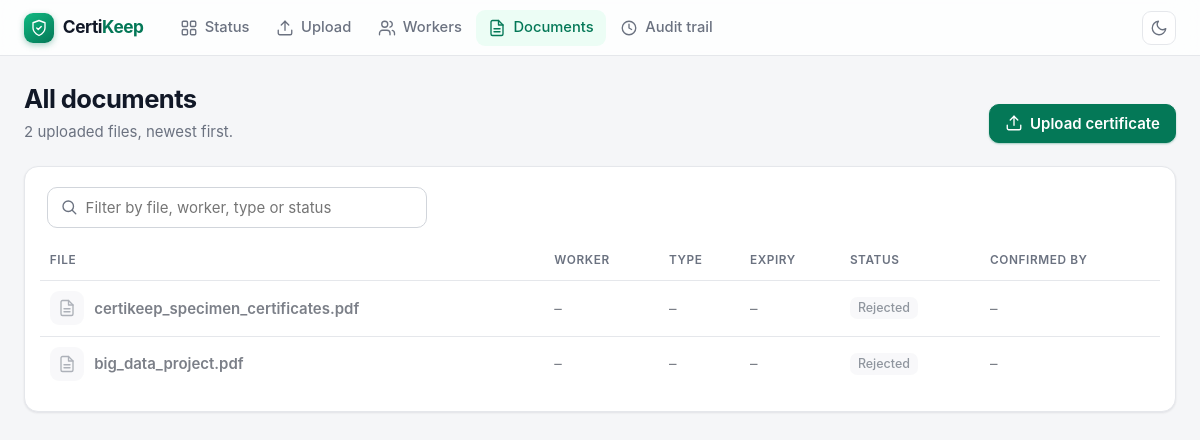
Screenshot of /documents with the database file from the repository.
### tables this page shows
CREATE TABLE documents (
    id                INTEGER PRIMARY KEY,
    original_name     TEXT NOT NULL,
    stored_name       TEXT NOT NULL,
    mime_type         TEXT NOT NULL,
    uploaded_at       TEXT NOT NULL,
    uploaded_by       TEXT NOT NULL,
    -- what the AI said (kept unchanged for the audit trail)
    ai_json           TEXT,
    ai_model          TEXT,
    ai_readable       INTEGER NOT NULL DEFAULT 0,
    ai_error          TEXT,
    ai_latency_s      REAL,
    -- 'pending' while the AI read runs in the background, then 'done'
    ai_status         TEXT NOT NULL DEFAULT 'done',
    ai_started_at     TEXT,
    -- current values (AI suggestion, later corrected/confirmed by a person)
    worker_id         INTEGER REFERENCES workers(id) ON DELETE SET NULL,
    worker_name       TEXT,
    certificate_type  TEXT,
    issue_date        TEXT,
    expiry_date       TEXT,
    confidences       TEXT NOT NULL DEFAULT '{}',
    -- human confirmation = audit trail
    confirmed_by      TEXT,
    confirmed_at      TEXT,
    rejected          INTEGER NOT NULL DEFAULT 0
);

### certikeep/__init__.py (the view)
    @app.get("/documents")
    def documents():
        docs = get_db().execute("SELECT * FROM documents ORDER BY id DESC").fetchall()
        return render_template("documents.html", docs=docs)

### certikeep/db.py (called while the page is built)
def get_db() -> sqlite3.Connection:
    if "db" not in g:
        g.db = sqlite3.connect(current_app.config["DATABASE"], timeout=15)
        g.db.row_factory = sqlite3.Row
        g.db.execute("PRAGMA foreign_keys = ON")
    return g.db

### certikeep/domain.py (called while the page is built, shortened)
def parse_date(value: str | None) -> date | None:
    if not value:
        return None

def status(confirmed: bool, expiry_date: str | None, today: date | None = None) -> str:
    today = today or date.today()
    expiry = parse_date(expiry_date)
    if not confirmed or expiry is None:
        return "needs_review"

### certikeep/icons.py (called while the page is built)
def icon(name: str, cls: str = "") -> Markup:
    return Markup(f'<svg class="ic {cls}" viewBox="0 0 24 24" width="18" height="18" fill="none" '
                  f'stroke="currentColor" stroke-width="1.8" stroke-linecap="round" stroke-linejoin="round" '
                  f'aria-hidden="true">{_ICONS[name]}</svg>')

### certikeep/templates/documents.html (shortened to what this page needs)
{% extends "base.html" %}
{% block content %}
<div class="pagehead">
  <div>
    <h1>All documents</h1>
    <p class="sub">{{ docs|length }} uploaded file{{ '' if docs|length == 1 else 's' }}, newest first.</p>
  </div>
  <a class="btn primary" href="{{ url_for('upload') }}">{{ icon('upload') }}Upload certificate</a>
</div>
<section class="card">
{% if docs %}
<label class="search">{{ icon('search') }}<input type="search" id="doc-filter" placeholder="Filter by file, worker, type or status" aria-label="Filter documents"></label>
<div class="table-wrap">
<table id="doc-table">
  <thead><tr><th>File</th><th>Worker</th><th>Type</th><th>Expiry</th><th>Status</th><th>Confirmed by</th></tr></thead>
  <tbody>
  {% for d in docs %}
    {% set st = doc_status(d) %}
    <tr class="{{ 'rejected' if d.rejected }}">
      <td><a class="filelink" href="{{ url_for('review', doc_id=d.id) }}"><span class="fileicon">{{ icon('file') }}</span>{{ d.original_name }}</a></td>
      <td>{{ d.worker_name or '–' }}</td>
      <td>{{ CERT_TYPES.get(d.certificate_type, '–') }}</td>
      <td class="nowrap">{{ d.expiry_date|pretty_date }}</td>
      <td>{% if d.rejected %}<span class="tag">Rejected</span>
          {% elif d.ai_status == 'pending' %}<span class="tag info"><i class="spinner"></i>AI reading…</span>
          {% else %}<span class="chip s-{{ st }}"><i class="dot"></i>{{ STATUS_LABELS[st] }}</span>{% endif %}</td>
      <td>{{ d.confirmed_by or '–' }}{% if d.confirmed_at %}<br><span class="muted small">{{ d.confirmed_at|pretty_dt }}</span>{% endif %}</td>
    </tr>
  {% endfor %}
  </tbody>
</table>
</div>
{% else %}
  <div class="empty">
    <span class="empty-ic">{{ icon('file') }}</span>
    <p><b>No documents yet.</b><br><span class="muted">Upload a certificate scan or photo to get started.</span></p>
    <a class="btn" href="{{ url_for('upload') }}">{{ icon('upload') }}Upload certificate</a>
  </div>
{% endif %}
</section>
{% endblock %}

### certikeep/static/style.css (style rules this page uses)
:root { --bg: #f5f6f8; --surface: #ffffff; --surface-2: #f3f4f6; --hover: #f7f8fa; --ink: #111827; --ink-2: #374151; --muted: #6b7280; --line: #e5e7eb; --line-strong: #d1d5db; --accent: #047857; --accent-hover: #065f46; --accent-text: #047857; --accent-soft: #ecfdf5; --ring: rgba(4, 120, 87, .22); --shadow: 0 1px 2px rgba(16, 24, 40, .05), 0 1px 3px rgba(16, 24, 40, .04); --shadow-lg: 0 10px 30px -12px rgba(16, 24, 40, .22); --topbar: rgba(255, 255, 255, .82); --valid: #047857; --valid-bg: #ecfdf5; --valid-dot: #10b981; --e60: #a16207; --e60-bg: #fefce8; --e60-dot: #eab308; --e30: #c2410c; --e30-bg: #fff7ed; --e30-dot: #f97316; --expired: #b91c1c; --expired-bg: #fef2f2; --expired-dot: #ef4444; --missing: #4b5563; --missing-bg: #f3f4f6; --missing-dot: #9ca3af; --review: #4338ca; --review-bg: #eef2ff; --review-dot: #6366f1; --avatar-bg: hsl(var(--h, 160) 60% 92%); --avatar-ink: hsl(var(--h, 160) 45% 28%); --radius: 14px; --radius-sm: 10px; color-scheme: light; }
* { box-sizing: border-box; }
html { -webkit-text-size-adjust: 100%; }
body { margin: 0; font: 15px/1.55 Inter, ui-sans-serif, system-ui, -apple-system, "Segoe UI", Roboto, "Helvetica Neue", sans-serif; background: var(--bg); color: var(--ink); -webkit-font-smoothing: antialiased; }
a { color: var(--accent-text); text-decoration: none; }
h1 { font-size: 1.6rem; line-height: 1.2; margin: 0; letter-spacing: -.022em; font-weight: 680; text-wrap: balance; }
p { margin: 0 0 .75rem; }
.nowrap { white-space: nowrap; }
.ic { flex: none; vertical-align: -3px; }
.pagehead { display: flex; align-items: flex-end; justify-content: space-between; gap: 1rem; margin-bottom: 1.4rem; flex-wrap: wrap; }
.sub { color: var(--muted); margin: .3rem 0 0; max-width: 70ch; }
.card { background: var(--surface); border: 1px solid var(--line); border-radius: var(--radius); padding: 1.25rem 1.35rem; margin-bottom: 1.1rem; box-shadow: var(--shadow); }
.btn { display: inline-flex; align-items: center; justify-content: center; gap: .45rem; min-height: 38px; padding: .45rem .95rem; border: 1px solid var(--line-strong); border-radius: var(--radius-sm); background: var(--surface); color: var(--ink); font: inherit; font-weight: 560; cursor: pointer; white-space: nowrap; transition: background .15s, border-color .15s, box-shadow .15s, transform .05s; }
.btn.primary { background: var(--accent); border-color: var(--accent); color: #fff; box-shadow: 0 1px 2px rgba(4, 120, 87, .35); }
.tag { display: inline-flex; align-items: center; gap: .35rem; background: var(--surface-2); color: var(--ink-2); border-radius: 7px; padding: .1rem .5rem; font-size: .78rem; font-weight: 550; margin: 0 .25rem .25rem 0; white-space: nowrap; }
.fileicon { display: inline-grid; place-items: center; flex: none; width: 34px; height: 34px; border-radius: 9px; background: var(--surface-2); color: var(--muted); }
.table-wrap { overflow-x: auto; margin: 0 -.4rem; }
table { width: 100%; border-collapse: collapse; }
th { text-align: left; font-weight: 600; font-size: .74rem; text-transform: uppercase; letter-spacing: .05em; color: var(--muted); white-space: nowrap; }
th, td { padding: .65rem .6rem; border-bottom: 1px solid var(--line); vertical-align: middle; }
tbody tr:last-child td { border-bottom: 0; }
tbody tr { transition: background .12s; }
tr.rejected td { opacity: .55; }
td .tag { margin-bottom: .15rem; margin-top: .15rem; }
.filelink { display: inline-flex; align-items: center; gap: .65rem; font-weight: 580; color: var(--ink); }
.search { display: flex; align-items: center; gap: .5rem; max-width: 380px; margin-bottom: .8rem; padding: 0 .75rem; border: 1px solid var(--line-strong); border-radius: var(--radius-sm); background: var(--surface); color: var(--muted); }
.search input { flex: 1; min-width: 0; border: 0; outline: 0; background: none; font: inherit; color: var(--ink); padding: .5rem 0; }

### rows the page displays
documents: original_name "certikeep_specimen_certificates.pdf", worker_name "–", get "–", expiry_date|pretty_date "–", rejected "Rejected", confirmed_by "–"
documents: original_name "big_data_project.pdf", worker_name "–", get "–", expiry_date|pretty_date "–", rejected "Rejected", confirmed_by "–"

### other values shown
{{ docs|length }} "2"
{{ '' if docs|length == 1 else 's' }} "s"
